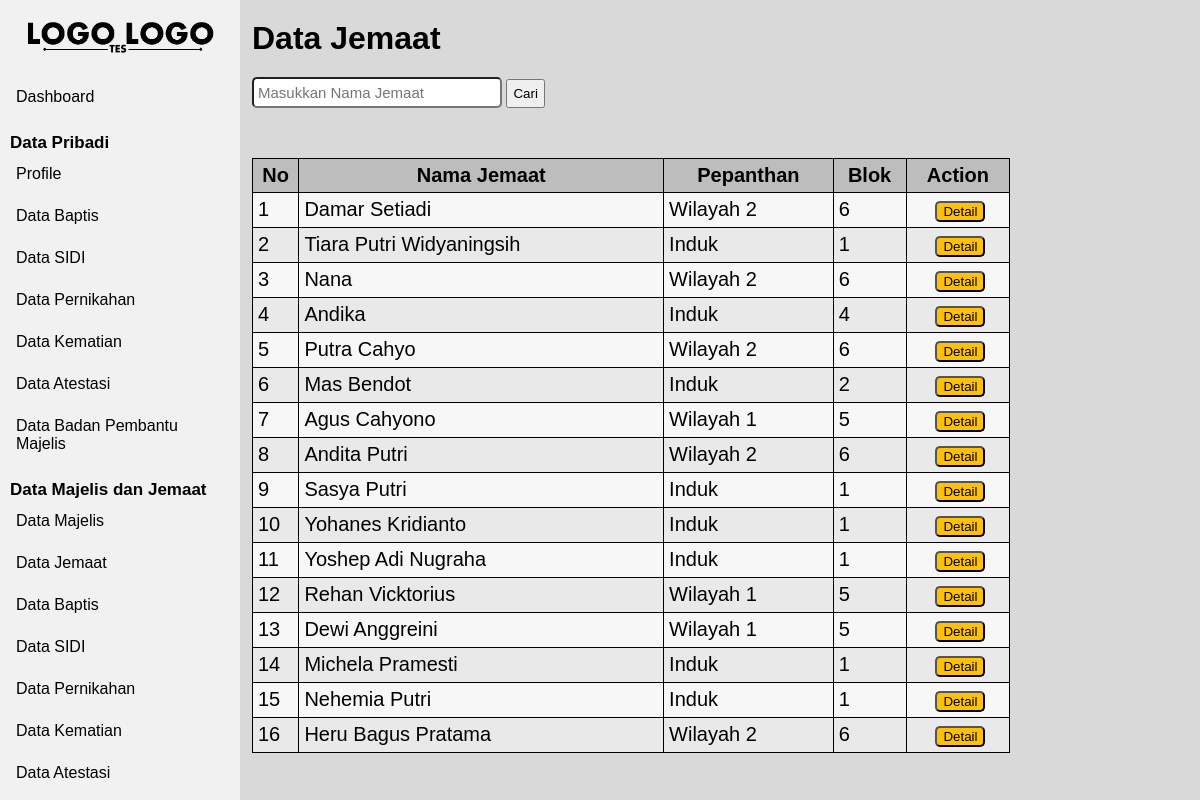
Page /majelis/data_jemaat.php (signed in) on the committed database.
### tables this page shows
CREATE TABLE `jemaat` (
  `nik` varchar(16) NOT NULL,
  `no_kk` varchar(16) NOT NULL,
  `nama_jemaat` varchar(200) NOT NULL,
  `password` varchar(200) NOT NULL,
  `jenis_kelamin` varchar(9) NOT NULL,
  `tempat_lahir` varchar(150) NOT NULL,
  `tanggal_lahir` date NOT NULL,
  `pendidikan_terakhir` varchar(100) NOT NULL,
  `pekerjaan` varchar(150) NOT NULL,
  `blok` varchar(2) NOT NULL,
  `pepanthan` varchar(50) NOT NULL,
  `status_hubungan_keluarga` varchar(100) NOT NULL,
  `status_jemaat` varchar(50) NOT NULL,
  `no_handphone` varchar(13) NOT NULL,
  `provinsi_kk` varchar(150) NOT NULL,
  `kab_kota_kk` varchar(150) NOT NULL,
  `kecamatan_kk` varchar(150) NOT NULL,
  `kelurahan_kk` varchar(150) NOT NULL,
  `rw_kk` varchar(4) NOT NULL,
  `rt_kk` varchar(4) NOT NULL,
  `provinsi_domisili` varchar(150) NOT NULL,
  `kab_kota_domisili` varchar(150) NOT NULL,
  `kecamatan_domisili` varchar(150) NOT NULL,
  `kelurahan_domisili` varchar(150) NOT NULL,
  `rw_domisili` varchar(4) NOT NULL,
  `rt_domisili` varchar(4) NOT NULL
);

### majelis/data_jemaat.php (the view, shortened to what this page needs)
<!DOCTYPE html>
<html lang="en">
<head>
</head>
<body>
    <?php
        include "../session/session_login.php";
        include "navbar.php";
    ?>
    <div class="body-content">
        <h1>Data Jemaat</h1>
        <form action="" method="GET" id="search-bar">
            <input type="text" id="search" name="search" placeholder="Masukkan Nama Jemaat">
            <button type="submit" id="btn-cari">Cari</button>
        </form>
        <div class="tabel">
            <table id="tb-data">
                <tr id="tb-tr">
                    <th id="tb-th">No</th>
                    <th id="tb-th">Nama Jemaat</th>
                    <th id="tb-th">Pepanthan</th>
                    <th id="tb-th">Blok</th>
                    <th id="tb-th">Action</th>
                </tr>
                <?php
                $where = '';
                    $query=mysqli_query($konek_db, "SELECT * FROM jemaat".$where);
                    $id = 0;
                    while ($data = mysqli_fetch_array($query)){
                ?>
                <form action="" method="POST">
                    <tr id="tb-tr">
                        <?php
                            $id++;
                            echo "
                                <td id='tb-td'>".$id."</td>
                                <td id='tb-td'>".$data["nama_jemaat"]."</td>
                                <td id='tb-td'>".$data["pepanthan"]."</td>
                                <td id='tb-td'>".$data["blok"]."</td>
                                <td id='tb-td'>
                                    <div class='action'>
                                        <button name='detail' id='btn-detail'>Detail</button>
                                    </div>
                                </td>
                            ";
                        ?>
                    </tr>
                </form>
                <?php
                    }
                ?>
            </table>
        </div>
    </div>
</body>
</html>

### css/style-navbar.css (style rules this page uses)
* { font-family: sans-serif; box-sizing: border-box; text-decoration: none; margin: 0; }
body { background-color: #D9D9D9; }
.body-content { padding-top: 20px; margin-left: 21%; overflow-y: scroll; -ms-overflow-style: none; scrollbar-width: none; height: 100%; }

### css/style-tb-btn.css (style rules this page uses)
#btn-detail { background: #ffc107; color: #000000; cursor: pointer; border-radius: 5px; }
#search { margin-bottom: 20px; padding: 5px 4px; border-radius: 5px; width: 250px; font-size: 15px; }
#btn-cari { padding: 5px; cursor: pointer; }
#tb-data { width: 80%; }
#tb-data, #tb-th { border: 1px solid; border-collapse: collapse; font-size: 20px; padding: 5px 0px; background-color: #bdbdbd; }
#tb-data, #tb-td { border: 1px solid; border-collapse: collapse; font-size: 20px; padding: 5px 0px; padding-left: 5px; }
#tb-tr { background-color: #e9e9e9; }
#tb-tr:nth-child(even) { background-color: #f7f7f7; }
.action { text-align: center; }
tr { vertical-align: top; }

### css/style-jemaat.css (style rules this page uses)
#search-bar { margin-top: 20px; margin-bottom: 30px; }

### rows in the picture
jemaat: nama_jemaat "Damar Setiadi", pepanthan "Wilayah 2", blok "6"
jemaat: nama_jemaat "Tiara Putri Widyaningsih", pepanthan "Induk", blok "1"
jemaat: nama_jemaat "Nana", pepanthan "Wilayah 2", blok "6"
jemaat: nama_jemaat "Andika", pepanthan "Induk", blok "4"
jemaat: nama_jemaat "Putra Cahyo", pepanthan "Wilayah 2", blok "6"
jemaat: nama_jemaat "Mas Bendot", pepanthan "Induk", blok "2"
jemaat: nama_jemaat "Agus Cahyono", pepanthan "Wilayah 1", blok "5"
jemaat: nama_jemaat "Andita Putri", pepanthan "Wilayah 2", blok "6"
jemaat: nama_jemaat "Sasya Putri", pepanthan "Induk", blok "1"
jemaat: nama_jemaat "Yohanes Kridianto", pepanthan "Induk", blok "1"
jemaat: nama_jemaat "Yoshep Adi Nugraha", pepanthan "Induk", blok "1"
jemaat: nama_jemaat "Rehan Vicktorius", pepanthan "Wilayah 1", blok "5"
jemaat: nama_jemaat "Dewi Anggreini", pepanthan "Wilayah 1", blok "5"
jemaat: nama_jemaat "Michela Pramesti", pepanthan "Induk", blok "1"
jemaat: nama_jemaat "Nehemia Putri", pepanthan "Induk", blok "1"
jemaat: nama_jemaat "Heru Bagus Pratama", pepanthan "Wilayah 2", blok "6"
